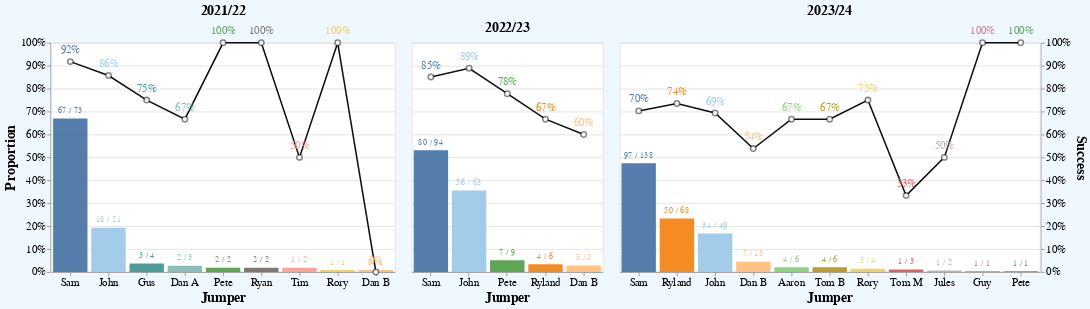

Notebook code for this chart:
### Code cell
count_success_chart("Jumper", 1)
# count_success_chart("Hooker", 1, min=5)

### Figure 1 — Vega-Lite specification as saved in the notebook (floating-point values rounded to 4 significant figures; data arrays with more than 128 entries replaced by an {"elided": "..."} marker saying what was removed)
{"config": {"opacity": 0.7, "axis": {"font": "Helvetica Neue, Helvetica, Arial, sans-serif", "labelFontSize": 14, "titleFontSize": 18}, "header": {"font": "Helvetica Neue, Helvetica, Arial, sans-serif", "labelFontSize": 18, "titleFontSize": 20, "labelFontWeight": "bold", "orient": "left"}, "legend": {"font": "Helvetica Neue, Helvetica, Arial, sans-serif", "labelFontSize": 14, "titleFontSize": 12, "titlePadding": 5, "fillColor": "white", "strokeColor": "black", "padding": 10, "titleFontWeight": "lighter", "titleFontStyle": "italic", "titleColor": "gray"}, "title": {"font": "Helvetica Neue, Helvetica, Arial, sans-serif", "fontSize": 24, "fontWeight": "bold", "anchor": "middle", "align": "center", "titlePadding": 20, "subtitlePadding": 10, "subtitleFontWeight": "lighter", "subtitleFontSize": 12, "subtitleColor": "gray", "subtitleFontStyle": "italic"}, "axisX": {"labelAngle": 0}, "facet": {"title": null, "header": {"title": null}, "font": "Helvetica Neue, Helvetica, Arial, sans-serif", "align": {"row": "each", "column": "all"}}, "resolve": {"scale": {"y": "independent", "facet": "independent"}}, "background": "aliceblue"}, "data": {"name": "data-c2ca15d4fc4e7d289fc055122a9f7a46"}, "facet": {"field": "Season", "header": null}, "spec": {"layer": [{"layer": [{"mark": {"type": "bar", "opacity": 0.8}, "params": [{"name": "selectJumper", "select": {"type": "point", "fields": ["Jumper"], "on": "click"}}]}, {"mark": {"type": "text", "align": "center", "baseline": "bottom", "dy": -5}, "encoding": {"text": {"field": "SuccessText", "type": "nominal"}}}], "encoding": {"y": {"axis": {"format": ".0%", "orient": "left", "tickCount": 10}, "field": "Proportion", "type": "quantitative"}}}, {"layer": [{"mark": {"type": "line", "opacity": 0.5, "point": {"fill": "white", "filled": false, "size": 50, "strokeOpacity": 0.5}}, "encoding": {"color": {"value": "black"}}}, {"mark": {"type": "text", "fontSize": 14, "yOffset": -15}, "encoding": {"text": {"field": "Success", "format": ".0%"}}}], "encoding": {"y": {"axis": {"format": ".0%", "orient": "right", "tickCount": 10}, "field": "Success", "type": "quantitative"}}}], "encoding": {"color": {"field": "Jumper", "legend": null, "type": "nominal", "scale": {"scheme": "tableau20"}, "sort": {"field": "Total", "order": "descending"}}, "opacity": {"condition": {"param": "selectJumper", "value": 0.95}, "value": 0.1}, "tooltip": [{"field": "Jumper", "type": "nominal"}, {"field": "Success", "format": ".0%", "type": "quantitative"}, {"field": "Total", "type": "quantitative"}, {"field": "Proportion", "format": ".0%", "type": "quantitative"}], "x": {"field": "Jumper", "type": "nominal", "sort": {"field": "sortcol", "order": "descending"}}}, "height": 300, "view": {"fill": "white"}, "width": {"step": 50}}, "resolve": {"scale": {"color": "shared", "x": "independent", "y": "shared"}}, "transform": [{"joinaggregate": [{"op": "count", "field": "Won", "as": "Total"}], "groupby": ["Season", "Jumper"]}, {"joinaggregate": [{"op": "count", "field": "Won", "as": "SeasonTotal"}], "groupby": ["Season"]}, {"aggregate": [{"op": "mean", "field": "Won", "as": "Success"}], "groupby": ["Season", "Total", "SeasonTotal", "Jumper"]}, {"calculate": "datum.Total/datum.SeasonTotal", "as": "Proportion"}, {"calculate": "round(datum.Success*datum.Total) + ' / ' + datum.Total", "as": "SuccessText"}, {"filter": "datum.Total >= 1"}, {"calculate": "datum.Total + datum.Success", "as": "sortcol"}], "$schema": "https://vega.github.io/schema/vega-lite/v5.17.0.json", "datasets": {"data-c2ca15d4fc4e7d289fc055122a9f7a46": {"elided": "577 records"}}}
